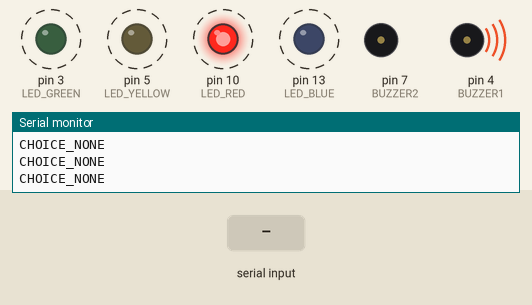
Simulated run of this sketch. Board: Arduino Uno, built with avr-gcc and run on an emulated ATmega328P. Shown: output pins drawn as LEDs (lit = HIGH), buzzer (waves = sounding, pin HIGH), the last lines printed to the serial monitor. Dashed ring = blinking. The inputs (shaded band) are chosen by the test bench. Random numbers use the default seed unless the sketch sets one.

Above: at 1.97 s.
2.0 s: "Y" received over Serial
At 3.8 s:
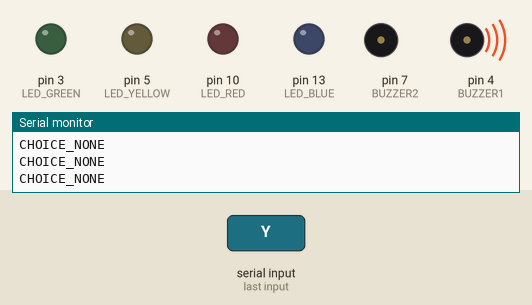
5.0 s: "B" received over Serial
At 5.32 s:
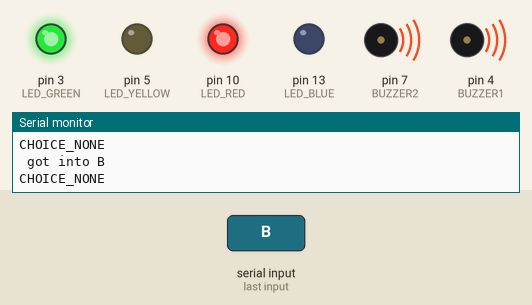
8.0 s: "G" received over Serial
At 9.45 s:
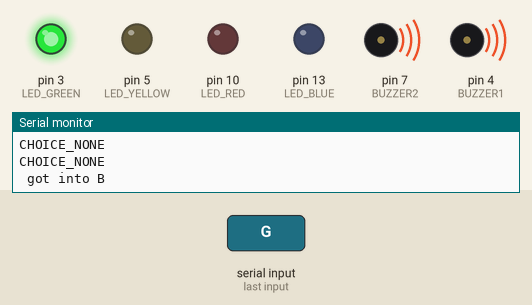
11.0 s: "R" received over Serial
Timing chart, 0 to 21.2 s (numbered marks = the images above; inputs shaded):
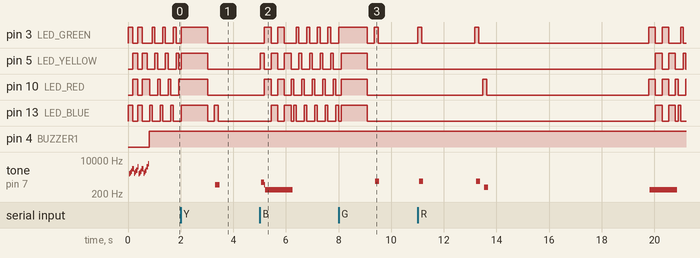

Measured:
- after the input at 2.0 s, tone on pin 7 (BUZZER2): silent → 583 Hz after 1.3 s, → silent 0.16 s later
- after the input at 5.0 s, pin 3 (LED_GREEN): goes HIGH 0.25 s, LOW 0.25 s, HIGH 0.25 s, LOW 0.45 s, 4 × (HIGH 0.10 s, LOW 0.30 s), then HIGH, starting after 0.18 s; pin 5 (LED_YELLOW): LOW → HIGH at once, then repeats every 0.52 s: LOW 0.26 s, HIGH 0.25 s
- after the input at 8.0 s, tone on pin 7 (BUZZER2): silent → 870 Hz after 1.4 s, → silent 0.16 s later
- by itself, tone on pin 7 (BUZZER2): plays 2054 Hz for 0.04 s, 2341 Hz for 0.04 s, 2787 Hz for 0.04 s, 3668 Hz for 0.04 s, 3613 Hz for 0.04 s, 2182 Hz for 0.04 s … (19 notes in this stretch)

The sketch:

Arduino_clean.ino
```cpp
#define NOTE_B0 31

#define NOTE_C1 33

#define NOTE_CS1 35

#define NOTE_D1 37

#define NOTE_DS1 39

#define NOTE_E1 41

#define NOTE_F1 44

#define NOTE_FS1 46

#define NOTE_G1 49

#define NOTE_GS1 52

#define NOTE_A1 55

#define NOTE_AS1 58

#define NOTE_B1 62

#define NOTE_C2 65

#define NOTE_CS2 69

#define NOTE_D2 73

#define NOTE_DS2 78

#define NOTE_E2 82

#define NOTE_F2 87

#define NOTE_FS2 93

#define NOTE_G2 98

#define NOTE_GS2 104

#define NOTE_A2 110

#define NOTE_AS2 117

#define NOTE_B2 123

#define NOTE_C3 131

#define NOTE_CS3 139

#define NOTE_D3 147

#define NOTE_DS3 156

#define NOTE_E3 165

#define NOTE_F3 175

#define NOTE_FS3 185

#define NOTE_G3 196

#define NOTE_GS3 208

#define NOTE_A3 220

#define NOTE_AS3 233

#define NOTE_B3 247

#define NOTE_C4 262

#define NOTE_CS4 277

#define NOTE_D4 294

#define NOTE_DS4 311

#define NOTE_E4 330

#define NOTE_F4 349

#define NOTE_FS4 370

#define NOTE_G4 392

#define NOTE_GS4 415

#define NOTE_A4 440

#define NOTE_AS4 466

#define NOTE_B4 494

#define NOTE_C5 523

#define NOTE_CS5 554

#define NOTE_D5 587

#define NOTE_DS5 622

#define NOTE_E5 659

#define NOTE_F5 698

#define NOTE_FS5 740

#define NOTE_G5 784

#define NOTE_GS5 831

#define NOTE_A5 880

#define NOTE_AS5 932

#define NOTE_B5 988

#define NOTE_C6 1047

#define NOTE_CS6 1109

#define NOTE_D6 1175

#define NOTE_DS6 1245

#define NOTE_E6 1319

#define NOTE_F6 1397

#define NOTE_FS6 1480

#define NOTE_G6 1568

#define NOTE_GS6 1661

#define NOTE_A6 1760

#define NOTE_AS6 1865

#define NOTE_B6 1976

#define NOTE_C7 2093

#define NOTE_CS7 2217

#define NOTE_D7 2349

#define NOTE_DS7 2489

#define NOTE_E7 2637

#define NOTE_F7 2794

#define NOTE_FS7 2960

#define NOTE_G7 3136

#define NOTE_GS7 3322

#define NOTE_A7 3520

#define NOTE_AS7 3729

#define NOTE_B7 3951

#define NOTE_C8 4186

#define NOTE_CS8 4435

#define NOTE_D8 4699

#define NOTE_DS8 4978


#define CHOICE_OFF      0 //Used to control LEDs

#define CHOICE_NONE     0 //Used to check buttons

#define CHOICE_RED  (1 << 0)

#define CHOICE_GREEN    (1 << 1)

#define CHOICE_BLUE (1 << 2)

#define CHOICE_YELLOW   (1 << 3)


#define LED_RED     10

#define LED_GREEN   3

#define LED_BLUE    13

#define LED_YELLOW  5


// Button pin definitions

#define BUTTON_RED    9

#define BUTTON_GREEN  2

#define BUTTON_BLUE   12

#define BUTTON_YELLOW 6


// Buzzer pin definitions

#define BUZZER1  4

#define BUZZER2  7


// Define game parameters

#define ROUNDS_TO_WIN      10 //Number of rounds to succesfully remember before you win.

#define ENTRY_TIME_LIMIT   6000 //Amount of time to press a button before game times out.


#define MODE_MEMORY  0


// Game state variables

byte gameMode = MODE_MEMORY; //By default, let's play the memory game

byte gameBoard[32]; //Contains the combination of buttons as we advance

byte gameRound = 0; //Counts the number of succesful rounds the player has made it through


void setup()

{

  //Setup hardware inputs/outputs. These pins are defined in the hardware_versions header file


  Serial.begin(9600);
  //Enable pull ups on inputs

  pinMode(BUTTON_RED, INPUT_PULLUP);

  pinMode(BUTTON_GREEN, INPUT_PULLUP);

  pinMode(BUTTON_BLUE, INPUT_PULLUP);

  pinMode(BUTTON_YELLOW, INPUT_PULLUP);


  pinMode(LED_RED, OUTPUT);

  pinMode(LED_GREEN, OUTPUT);

  pinMode(LED_BLUE, OUTPUT);

  pinMode(LED_YELLOW, OUTPUT);


  pinMode(BUZZER1, OUTPUT);

  pinMode(BUZZER2, OUTPUT);


  //Mode checking

  gameMode = MODE_MEMORY; // By default, we're going to play the memory game


  // Check to see if the lower right button is pressed

  //if (checkButton() == CHOICE_YELLOW) play_beegees();


  // Check to see if upper right button is pressed

  if (checkButton() == CHOICE_GREEN)

  {


    //Turn on the upper right (green) LED

    setLEDs(CHOICE_GREEN);

    toner(CHOICE_GREEN, 150);


    setLEDs(CHOICE_RED | CHOICE_BLUE | CHOICE_YELLOW); // Turn on the other LEDs until you release button


    while(checkButton() != CHOICE_NONE) ; // Wait for user to stop pressing button


  }


  play_winner(); // After setup is complete, say hello to the world

}


void loop()

{

  attractMode(); // Blink lights while waiting for user to press a button


  // Indicate the start of game play

  setLEDs(CHOICE_RED | CHOICE_GREEN | CHOICE_BLUE | CHOICE_YELLOW); // Turn all LEDs on

  delay(1000);

  setLEDs(CHOICE_OFF); // Turn off LEDs

  delay(250);


  if (gameMode == MODE_MEMORY)

  {

    // Play memory game and handle result

    if (play_memory() == true)

      play_winner(); // Player won, play winner tones

    else

      play_loser(); // Player lost, play loser tones

  }


}


//-=-=-=-=-=-=-=-=-=-=-=-=-=-=-=-=-=-=-=-=-=-=-=-=-=-=-=-=-=-=

//The following functions are related to game play only


// Returns 0 if player loses, or 1 if player wins

boolean play_memory(void)

{

  randomSeed(millis()); // Seed the random generator with random amount of millis()


  gameRound = 0; // Reset the game to the beginning


  while (gameRound < ROUNDS_TO_WIN)

  {

    add_to_moves(); // Add a button to the current moves, then play them back


    playMoves(); // Play back the current game board


    // Then require the player to repeat the sequence.

    for (byte currentMove = 0 ; currentMove < gameRound ; currentMove++)

    {

      byte choice = wait_for_button(); // See what button the user presses


      if (choice == 0) return false; // If wait timed out, player loses


      if (choice != gameBoard[currentMove]) return false; // If the choice is incorect, player loses

    }


    delay(2000); // Player was correct, delay before playing moves

  }


  return true; // Player made it through all the rounds to win!

}


// Plays the current contents of the game moves

void playMoves(void)

{

  for (byte currentMove = 0 ; currentMove < gameRound ; currentMove++)

  {

    toner(gameBoard[currentMove], 150);


    // Wait some amount of time between button playback

    // Shorten this to make game harder

    delay(150); // 150 works well.
  }

}


// Adds a new random button to the game sequence, by sampling the timer

void add_to_moves(void)

{

  byte newButton = random(0, 4); //min (included), max (exluded)


  // We have to convert this number, 0 to 3, to CHOICEs

  if(newButton == 0) newButton = CHOICE_RED;

  else if(newButton == 1) newButton = CHOICE_GREEN;

  else if(newButton == 2) newButton = CHOICE_BLUE;

  else if(newButton == 3) newButton = CHOICE_YELLOW;


  gameBoard[gameRound++] = newButton; // Add this new button to the game array

}


//-=-=-=-=-=-=-=-=-=-=-=-=-=-=-=-=-=-=-=-=-=-=-=-=-=-=-=-=-=-=

//The following functions control the hardware


// Lights a given LEDs

// Pass in a byte that is made up from CHOICE_RED, CHOICE_YELLOW, etc

void setLEDs(byte leds)

{

  if ((leds & CHOICE_RED) != 0)

    digitalWrite(LED_RED, HIGH);

  else

    digitalWrite(LED_RED, LOW);


  if ((leds & CHOICE_GREEN) != 0)

    digitalWrite(LED_GREEN, HIGH);

  else

    digitalWrite(LED_GREEN, LOW);


  if ((leds & CHOICE_BLUE) != 0)

    digitalWrite(LED_BLUE, HIGH);

  else

    digitalWrite(LED_BLUE, LOW);


  if ((leds & CHOICE_YELLOW) != 0)

    digitalWrite(LED_YELLOW, HIGH);

  else

    digitalWrite(LED_YELLOW, LOW);

}


// Wait for a button to be pressed.

// Returns one of LED colors (LED_RED, etc.) if successful, 0 if timed out

byte wait_for_button(void)

{

  long startTime = millis(); // Remember the time we started the this loop


  while ( (millis() - startTime) < ENTRY_TIME_LIMIT) // Loop until too much time has passed

  {

    byte button = checkButton();


    if (button != CHOICE_NONE)

    {

      toner(button, 150); // Play the button the user just pressed


      while(checkButton() != CHOICE_NONE) ;  // Now let's wait for user to release button


      delay(10); // This helps with debouncing and accidental double taps


      return button;

    }


  }


  return CHOICE_NONE; // If we get here, we've timed out!

}


// Returns a '1' bit in the position corresponding to CHOICE_RED, CHOICE_GREEN, etc.

byte checkButton(void)

{

   char data = Serial.read();// indiacte the input from the kinect camera
   if(data=='Y') {
    Serial.println(" got into a ") ;
    return(CHOICE_RED);
   }
   if(data=='B') {
    Serial.println(" got into B ") ;
    return(CHOICE_YELLOW);
   }
   if(data=='G') {
    Serial.println(" got into B ") ;
    return(CHOICE_BLUE);
   }
    if(data=='R') {
    Serial.println(" got into B ") ;
    return(CHOICE_GREEN);
   }
   Serial.println("CHOICE_NONE  ") ;
   return(CHOICE_NONE);


//    if (digitalRead(BUTTON_RED) == 0){
//        Serial.println(" CLICK ON RED ") ;
//        return(CHOICE_RED);
//    }
//    if (digitalRead(BUTTON_GREEN) == 0){
//      Serial.println("CHLICK ON GREEN  ") ;
//      return(CHOICE_GREEN);
//    }
//    if (digitalRead(BUTTON_BLUE) == 0){
//      Serial.println("CHLICK ON BLUE  ") ;
//      return(CHOICE_BLUE);
//    }
//
//   else if (digitalRead(BUTTON_YELLOW) == 0){
//    Serial.println("CHLICK ON YELLOW  ") ;
//    return(CHOICE_YELLOW);
//   }
//  Serial.println("CHOICE_NONE  ") ;
  return(CHOICE_NONE); // If no button is pressed, return none

}


// Light an LED and play tone

// Red, upper left:     440Hz - 2.272ms - 1.136ms pulse

// Green, upper right:  880Hz - 1.136ms - 0.568ms pulse

// Blue, lower left:    587.33Hz - 1.702ms - 0.851ms pulse

// Yellow, lower right: 784Hz - 1.276ms - 0.638ms pulse

void toner(byte which, int buzz_length_ms)

{

  setLEDs(which); //Turn on a given LED


  //Play the sound associated with the given LED

  switch(which)

  {

  case CHOICE_RED:

    buzz_sound(buzz_length_ms, 1136);

    break;

  case CHOICE_GREEN:

    buzz_sound(buzz_length_ms, 568);

    break;

  case CHOICE_BLUE:

    buzz_sound(buzz_length_ms, 851);

    break;

  case CHOICE_YELLOW:

    buzz_sound(buzz_length_ms, 638);

    break;

  }


  setLEDs(CHOICE_OFF); // Turn off all LEDs

}


// Toggle buzzer every buzz_delay_us, for a duration of buzz_length_ms.

void buzz_sound(int buzz_length_ms, int buzz_delay_us)

{

  // Convert total play time from milliseconds to microseconds

  long buzz_length_us = buzz_length_ms * (long)1000;


  // Loop until the remaining play time is less than a single buzz_delay_us

  while (buzz_length_us > (buzz_delay_us * 2))

  {

    buzz_length_us -= buzz_delay_us * 2; //Decrease the remaining play time


    // Toggle the buzzer at various speeds

    digitalWrite(BUZZER1, LOW);

    digitalWrite(BUZZER2, HIGH);

    delayMicroseconds(buzz_delay_us);


    digitalWrite(BUZZER1, HIGH);

    digitalWrite(BUZZER2, LOW);

    delayMicroseconds(buzz_delay_us);

  }

}


// Play the winner sound and lights

void play_winner(void)

{

  setLEDs(CHOICE_GREEN | CHOICE_BLUE);

  winner_sound();

  setLEDs(CHOICE_RED | CHOICE_YELLOW);

  winner_sound();

  setLEDs(CHOICE_GREEN | CHOICE_BLUE);

  winner_sound();

  setLEDs(CHOICE_RED | CHOICE_YELLOW);

  winner_sound();

}


// Play the winner sound

// This is just a unique (annoying) sound we came up with, there is no magic to it

void winner_sound(void)

{

  // Toggle the buzzer at various speeds

  for (byte x = 250 ; x > 70 ; x--)

  {

    for (byte y = 0 ; y < 3 ; y++)

    {

      digitalWrite(BUZZER2, HIGH);

      digitalWrite(BUZZER1, LOW);

      delayMicroseconds(x);


      digitalWrite(BUZZER2, LOW);

      digitalWrite(BUZZER1, HIGH);

      delayMicroseconds(x);

    }

  }

}


// Play the loser sound/lights

void play_loser(void)

{

  setLEDs(CHOICE_RED | CHOICE_GREEN);

  buzz_sound(255, 1500);


  setLEDs(CHOICE_BLUE | CHOICE_YELLOW);

  buzz_sound(255, 1500);


  setLEDs(CHOICE_RED | CHOICE_GREEN);

  buzz_sound(255, 1500);


  setLEDs(CHOICE_BLUE | CHOICE_YELLOW);

  buzz_sound(255, 1500);

}


// Show an "attract mode" display while waiting for user to press button.

void attractMode(void)

{

  while(1)

  {

    setLEDs(CHOICE_RED);

    delay(100);

    if (checkButton() != CHOICE_NONE) return;


    setLEDs(CHOICE_BLUE);

    delay(100);

    if (checkButton() != CHOICE_NONE) return;


    setLEDs(CHOICE_GREEN);

    delay(100);

    if (checkButton() != CHOICE_NONE) return;


    setLEDs(CHOICE_YELLOW);

    delay(100);

    if (checkButton() != CHOICE_NONE) return;

  }

}


//-=-=-=-=-=-=-=-=-=-=-=-=-=-=-=-=-=-=-=-=-=-=-=-=-=-=-=-=-=-=

// The following functions are related to Beegees Easter Egg only


// Notes in the melody. Each note is about an 1/8th note, "0"s are rests.

int melody[] = {

  NOTE_G4, NOTE_A4, 0, NOTE_C5, 0, 0, NOTE_G4, 0, 0, 0,

  NOTE_E4, 0, NOTE_D4, NOTE_E4, NOTE_G4, 0,

  NOTE_D4, NOTE_E4, 0, NOTE_G4, 0, 0,

  NOTE_D4, 0, NOTE_E4, 0, NOTE_G4, 0, NOTE_A4, 0, NOTE_C5, 0};


int noteDuration = 115; // This essentially sets the tempo, 115 is just about right for a disco groove :)

int LEDnumber = 0; // Keeps track of which LED we are on during the beegees loop


// Do nothing but play bad beegees music

// This function is activated when user holds bottom right button during power up


// Each time this function is called the board moves to the next LED

void changeLED(void)

{

  setLEDs(1 << LEDnumber); // Change the LED


  LEDnumber++; // Goto the next LED

  if(LEDnumber > 3) LEDnumber = 0; // Wrap the counter if needed

}
```
